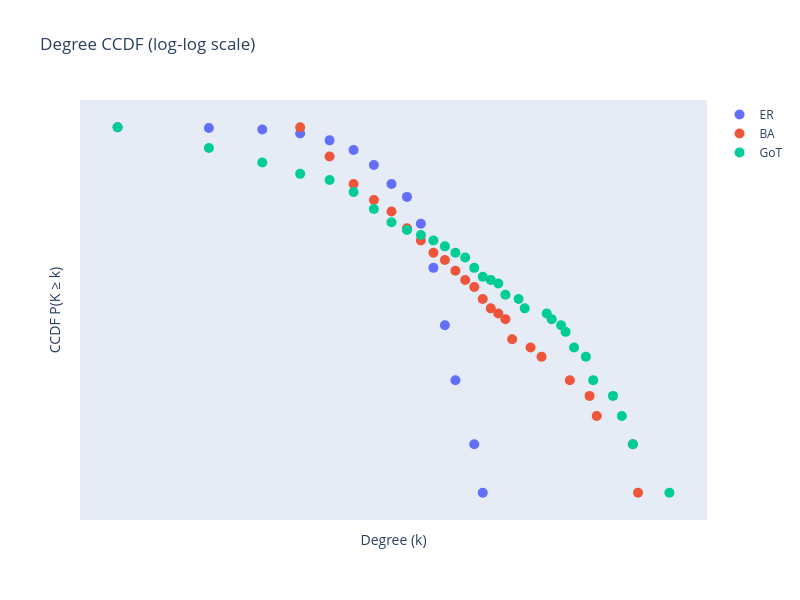

Write notebook code for a chart like this one.
### Markdown cell above
### **1.4 Code and figure**

### Code cell
def degree_ccdf(G):
    degrees = np.array([d for _, d in G.degree()])
    values, counts = np.unique(degrees, return_counts=True)
    ccdf = np.cumsum(counts[::-1])[::-1] / counts.sum()
    return values, ccdf

deg_er, ccdf_er = degree_ccdf(G_er)
deg_ba, ccdf_ba = degree_ccdf(G_ba)
deg_got, ccdf_got = degree_ccdf(G_got)

fig = go.Figure()

fig.add_trace(go.Scatter(
    x=deg_er, y=ccdf_er,
    mode='markers',
    name='ER',
    marker=dict(size=10, symbol='circle')
))

fig.add_trace(go.Scatter(
    x=deg_ba, y=ccdf_ba,
    mode='markers',
    name='BA',
    marker=dict(size=10, symbol='circle')
))

fig.add_trace(go.Scatter(
    x=deg_got, y=ccdf_got,
    mode='markers',
    name='GoT',
    marker=dict(size=10, symbol='circle')
))

fig.update_xaxes(
    type='log',
    showgrid=False,
    showticklabels=False,
    zeroline=False,
    title='Degree (k)'
)

fig.update_yaxes(
    type='log',
    showgrid=False,
    showticklabels=False,
    zeroline=False,
    title='CCDF P(K ≥ k)'
)

fig.update_layout(
    title='Degree CCDF (log-log scale)',
    hovermode='closest',
    width=800,
    height=600
)

fig.show()

### Figure 1 — Plotly figure (JSON) as saved in the notebook; plotly's stock layout.template omitted (floating-point values rounded to 4 significant figures)
{"data": [{"marker": {"size": 10, "symbol": "circle"}, "mode": "markers", "name": "ER", "type": "scatter", "x": [1, 2, 3, 4, 5, 6, 7, 8, 9, 10, 11, 12, 13, 15, 16], "y": [1.0, 0.9893, 0.9679, 0.9144, 0.8289, 0.7219, 0.5829, 0.4439, 0.369, 0.2513, 0.1337, 0.05882, 0.02674, 0.0107, 0.005348]}, {"marker": {"size": 10, "symbol": "circle"}, "mode": "markers", "name": "BA", "type": "scatter", "x": [4, 5, 6, 7, 8, 9, 10, 11, 12, 13, 14, 15, 16, 17, 18, 19, 20, 23, 25, 31, 36, 38, 50, 52], "y": [1.0, 0.6578, 0.4439, 0.3529, 0.2995, 0.2353, 0.1979, 0.1658, 0.1497, 0.1283, 0.1123, 0.1016, 0.08556, 0.07487, 0.06952, 0.06417, 0.04813, 0.04278, 0.03743, 0.02674, 0.02139, 0.01604, 0.0107, 0.005348]}, {"marker": {"size": 10, "symbol": "circle"}, "mode": "markers", "name": "GoT", "type": "scatter", "x": [1, 2, 3, 4, 5, 6, 7, 8, 9, 10, 11, 12, 13, 14, 15, 16, 17, 18, 19, 21, 22, 26, 27, 29, 30, 32, 35, 37, 43, 46, 50, 66], "y": [1.0, 0.7433, 0.6043, 0.5134, 0.4706, 0.3957, 0.3102, 0.2567, 0.2299, 0.2139, 0.1979, 0.1818, 0.1658, 0.1551, 0.1337, 0.1176, 0.1123, 0.107, 0.09091, 0.08556, 0.07487, 0.06952, 0.06417, 0.05882, 0.05348, 0.04278, 0.03743, 0.02674, 0.02139, 0.01604, 0.0107, 0.005348]}], "layout": {"height": 600, "hovermode": "closest", "title": {"text": "Degree CCDF (log-log scale)"}, "width": 800, "xaxis": {"showgrid": false, "showticklabels": false, "title": {"text": "Degree (k)"}, "type": "log", "zeroline": false}, "yaxis": {"showgrid": false, "showticklabels": false, "title": {"text": "CCDF P(K ≥ k)"}, "type": "log", "zeroline": false}}}
